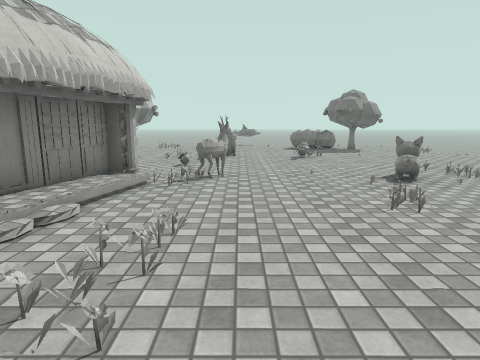
[1] (above)

24 first-person views from a walk through a Unity game level. The camera is 1.4 m above the floor, tilts 10° down and sees 75° across. The floor is counted in squares, 1 m on a side. Each view is taken from the middle of a square. On the plan, view 1 faces up. The plan holds only what a view shows up to about 14 squares ahead; the rest is blank. The place goes on beyond the plan. Surface patterns are stand-ins for the level's own textures.

[2]
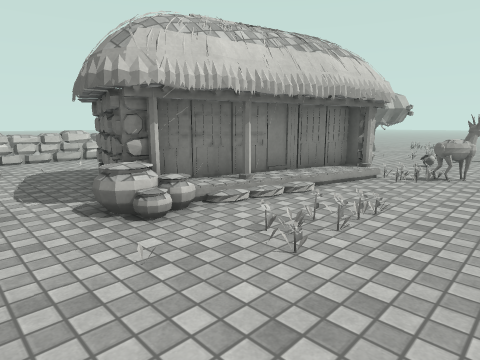

[3]
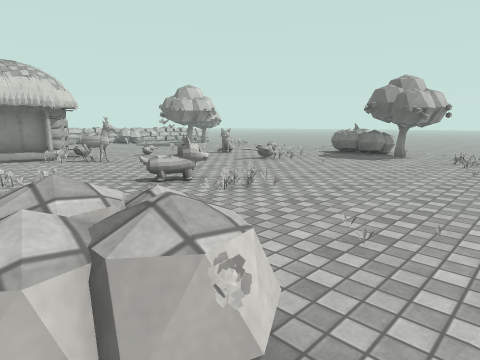

[4]
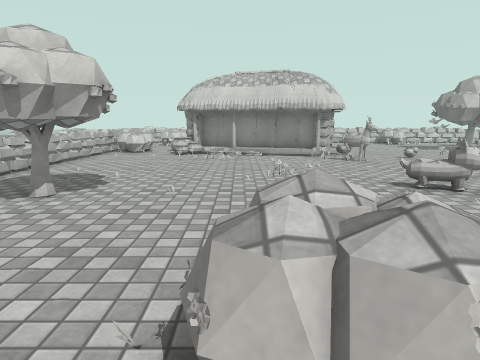

[5]
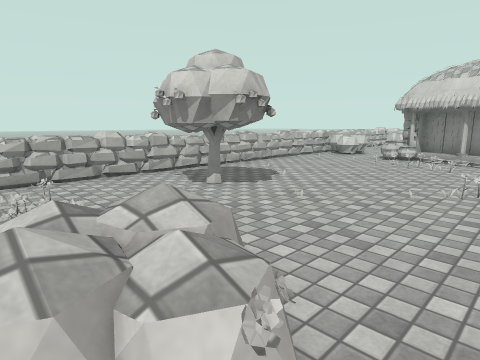

[6]
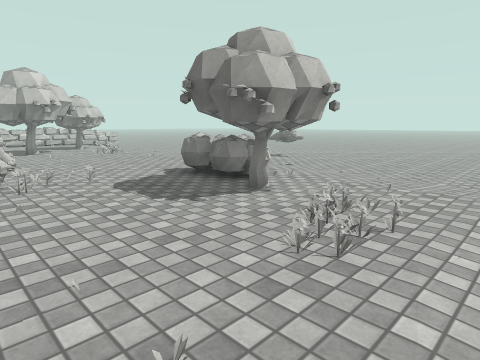

[7]
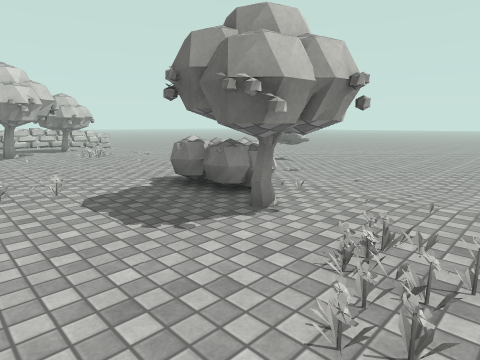

[8]
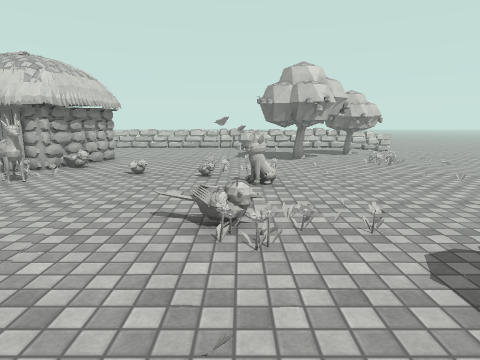

[9]
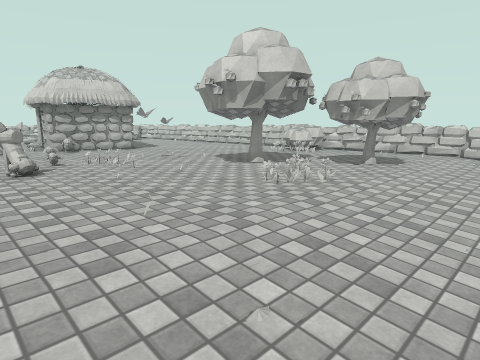

[10]
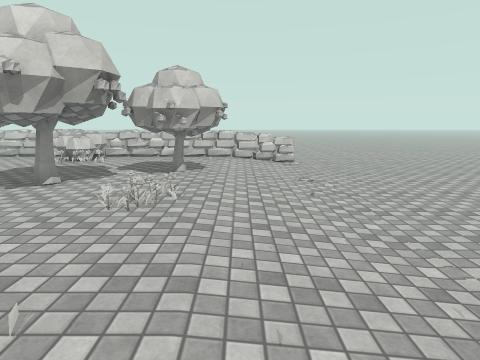

[11]
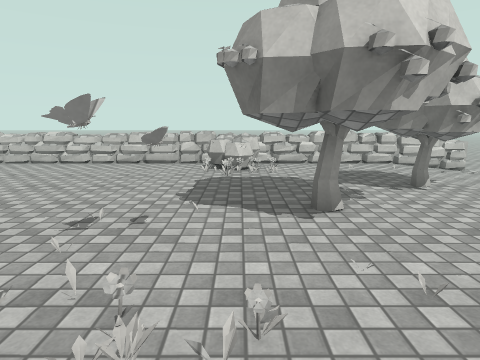

[12]
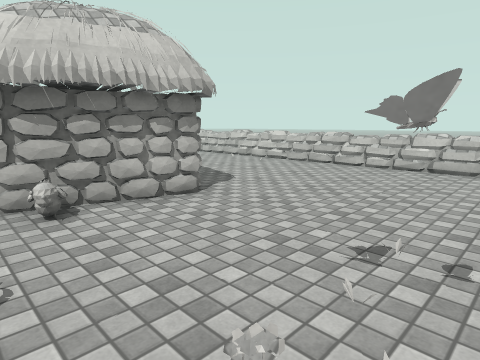

[13]
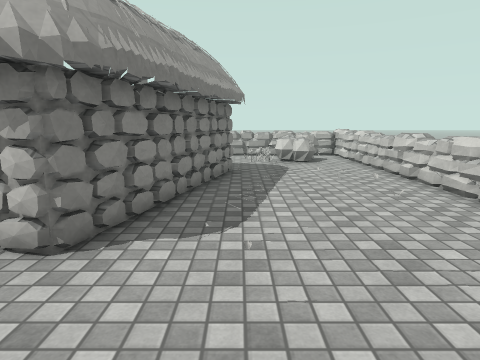

[14]
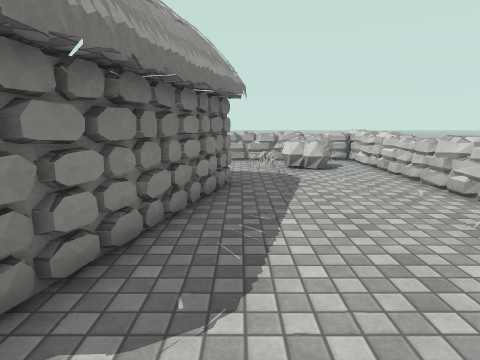

[15]
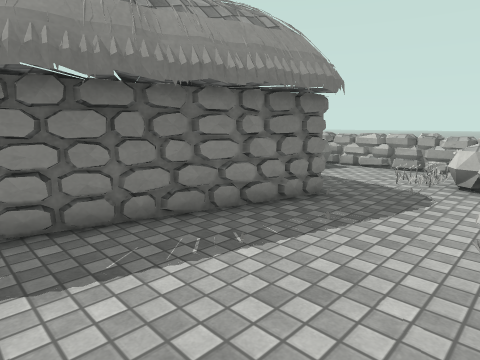

[16]
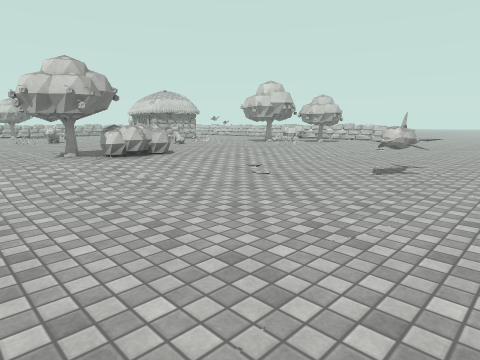

[17]
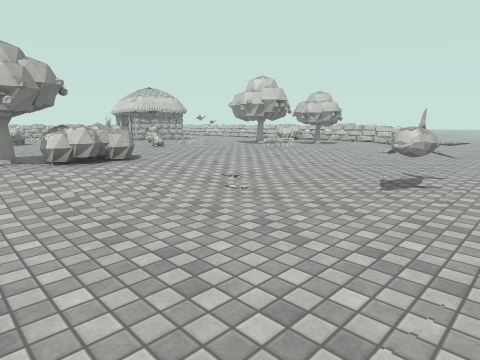

[18]
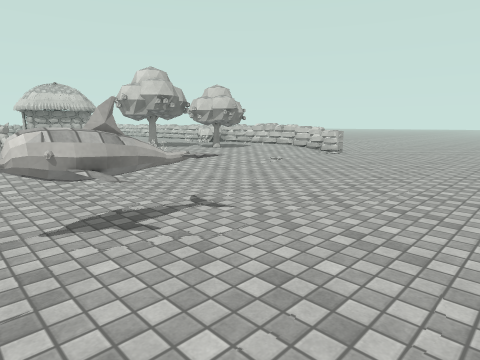

[19]
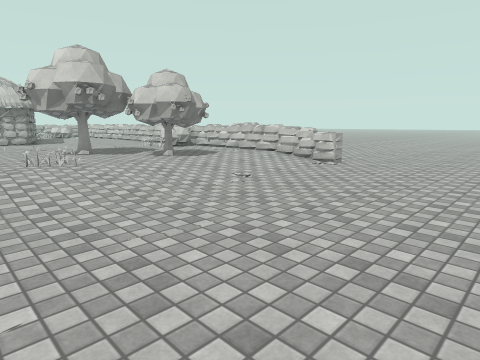

[20]
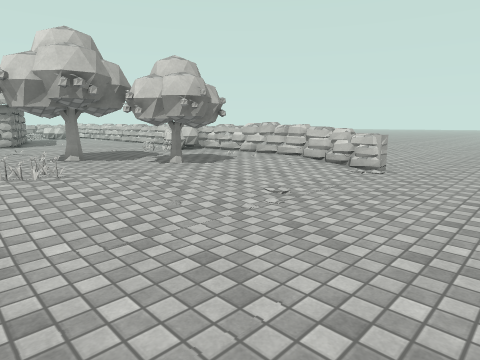

[21]
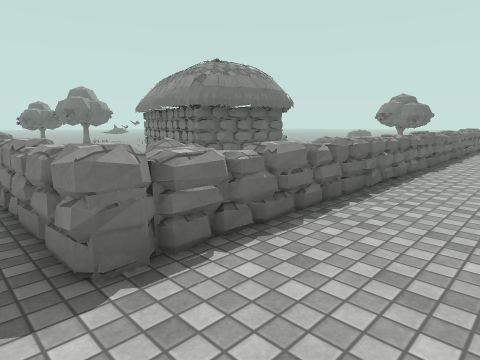

[22]
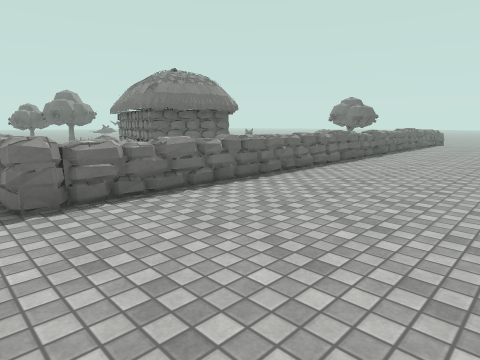

[23]
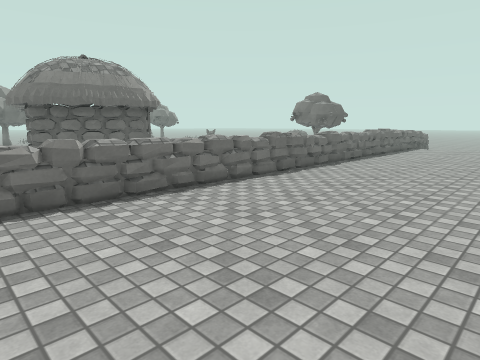

[24]
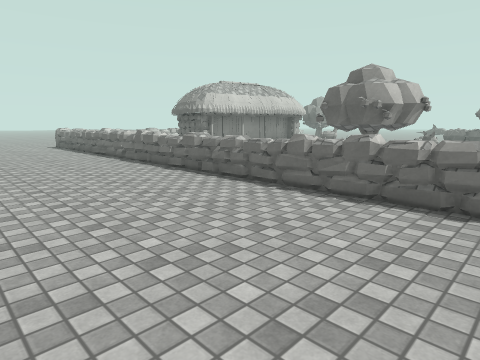

### Floor plan
Key: @ floor where view 1 was taken; # wall or solid block; x gap in a wall; . main floor; : floor 0.25 m higher than the main floor; - floor 0.25 m lower than the main floor; / step, stairs or slope; = window, fence, low wall or low ledge; ^ raised ledge; T thing the floor can be seen under or through; O other object.
Columns run from 14 left of view 1 to 11 right of it. Each row starts with its distance up from view 1.
 31  --         --- -
 30  ---------------    -----
 29 ------------------------
 28 -------------------------
 27 -------------=^#---------
 26 -------------------------
 25 ------------------------
 24 -------------------------
 23 -^----/---------/--------
 22  ==----------------------
 21  =.......................
 20  ==/.TTT./........==##...
 19  ^...TTT.#:......=^####/.
 18  ^... TT ........=^####/.
 17  ^=... TTT ........ ###./.
 16  ^=...  TT /...........//.
 15  ^^^=...TT./..............
 14  ^^^.....O./.OO..O.......
 13  =........#:..............
 12  ^.......................
 11  ^=.........O............
 10  ^=......................
  9  ^=.....## O.OO...OO.....
  8  ^=.... #####O....O.......
  7  ^=....######.............
  6  =.....######.............
  5  =.... #  ##...........^^
  4  ^=... #  ##...........^^.
  3  ^....######............
  2  ^.....#####............
  1  ^=..... ##.......###...
  0  =#==x...=....@...###../
 -1  ^====..=^ .......###...
 -2 .^# =====^ ==.=.....x.=.
 -3 .=^^=^=^^^^===^^^^===^==
 -4 .......................
 -5 ........................
 -6 ........................
 -7 ........................
 -8  ......................
 -9 . ... ...          ... .

Positions as (right, up) in squares from view 1, and headings:
1: (0, 0), facing up
2: (1, -1), facing up-left
3: (11, 4), facing up-left
4: (11, 4), facing left
5: (10, 6), facing down-left
6: (11, 13), facing up-left
7: (10, 14), facing up-left
8: (7, 14), facing left
9: (1, 23), facing down-left
10: (1, 21), facing left
11: (-1, 15), facing left
12: (-2, 14), facing down-left
13: (-8, 12), facing down
14: (-8, 10), facing down
15: (-11, 8), facing down-right
16: (10, 30), facing down-left
17: (8, 29), facing down-left
18: (2, 31), facing down-left
19: (-2, 29), facing down-left
20: (-3, 27), facing down-left
21: (-14, -6), facing up-right
22: (-14, -9), facing up-right
23: (-10, -9), facing up-right
24: (9, -9), facing up-left
